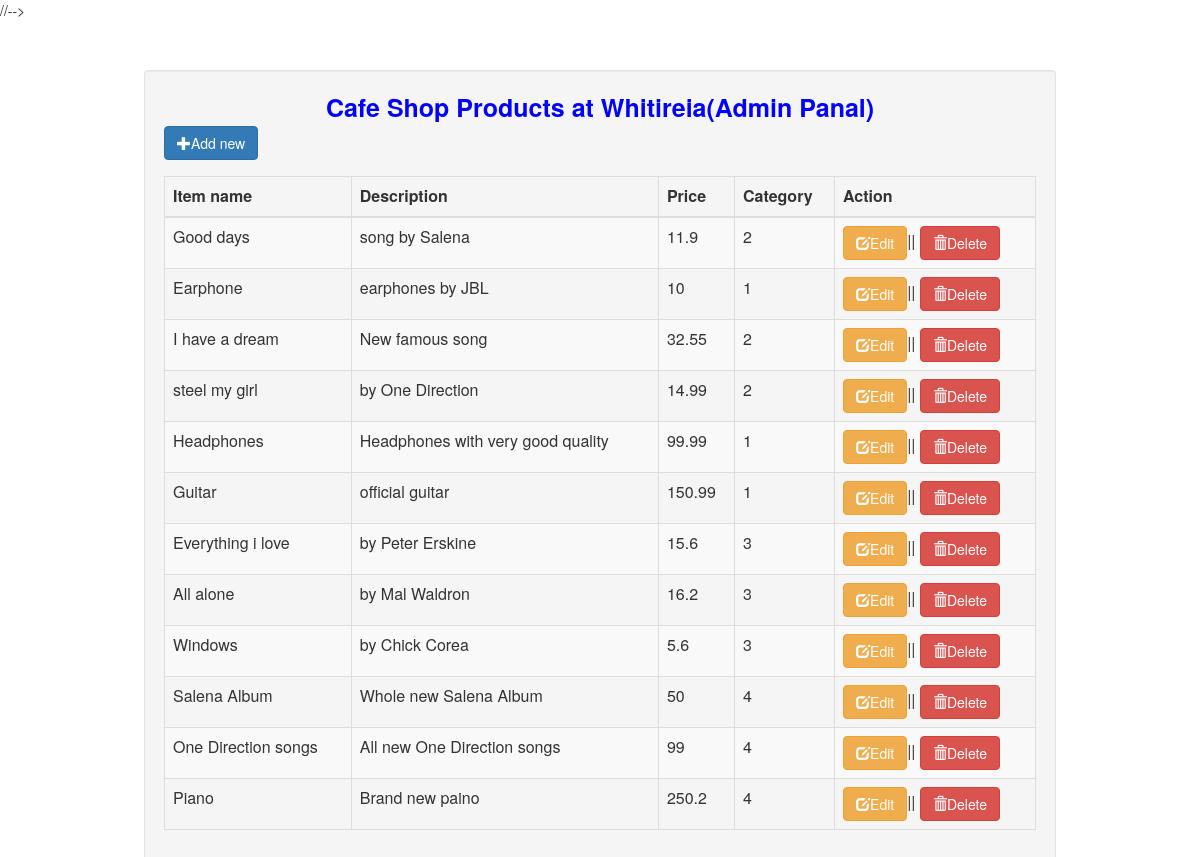
The app's page /htdocs/Admin/index.php with its own data.
### tables this page shows
CREATE TABLE `tblproduct` (
  `ID` int(11) NOT NULL,
  `Name` varchar(50) NOT NULL,
  `Description` varchar(50) NOT NULL,
  `Code` int(11) NOT NULL,
  `Image` varchar(100) NOT NULL,
  `Price` double NOT NULL,
  `ct_ID` int(11) NOT NULL
);

CREATE TABLE `tbl_category` (
  `ct_ID` int(11) NOT NULL,
  `ct_Name` varchar(50) NOT NULL
);

### htdocs/Admin/index.php (the view, shortened to what this page needs)
<?php
require_once("inc/db_connection.php");
?>
<!DOCTYPE html>
<html>
<head>
	<link rel="stylesheet" href="http://maxcdn.bootstrapcdn.com/bootstrap/3.3.6/css/bootstrap.min.css"/>
</head>
<body>
	<div class="container">
		<div style="height: 50px;"></div>
		<div class="well" style="margin: auto; padding: auto;width: 80%; ">
			<span style="font-size: 25px; color: blue"><center><strong>Cafe Shop Products at Whitireia(Admin Panal)</strong></center></span>
			<span class="pull-left"><a href="#addnew" data-toggle="modal" class="btn btn-primary"><span class="glyphicon glyphicon-plus"></span>Add new</a></span>
			<div style="height: 50px;"></div>
			<table class="table table-striped table-bordered table-hover">
				<thead>
					<th>Item name</th>
					<th>Description</th>
					<th>Price</th>
					<th>Category</th>
					<th>Action</th>
				</thead>
				<tbody>
					<?php
					global $conn;
					$query=mysqli_query($conn,"Select* from tblproduct inner JOIN tbl_category ON tblproduct.ct_ID =tbl_category.ct_ID");
					while($row=mysqli_fetch_array($query)){
						?>
						<tr>
							<td><?php echo $row['Name'];?></td>
							<td><?php echo $row['Description'];?></td>
							<td><?php echo $row['Price'];?></td>
							<td><?php echo $row['ct_ID'];?></td>
							<td>
								<a href="#edit<?php echo $row['ID'];?>" data-toggle="modal" class="btn btn-warning"><span class="glyphicon glyphicon-edit"></span>Edit</a>||
								<a href="#del<?php echo $row['ID'];?>" data-toggle="modal" class="btn btn-danger"><span class="glyphicon glyphicon-trash"></span>Delete</a>
							</td>
						</tr>
						<?php
					}
					?>
				</tbody>
			</table>
		</div>
		<?php include('Add_modal.php');
		?>
</body>
</html>

### htdocs/Admin/Add_modal.php (shortened to what this page needs)
</div>

### records on screen
tblproduct: Name "Good days", Description "song by Salena", Price "11.9", ct_ID.ct_ID "2"
tblproduct: Name "Earphone", Description "earphones by JBL", Price "10", ct_ID.ct_ID "1"
tblproduct: Name "I have a dream", Description "New famous song", Price "32.55", ct_ID.ct_ID "2"
tblproduct: Name "steel my girl", Description "by One Direction", Price "14.99", ct_ID.ct_ID "2"
tblproduct: Name "Headphones", Description "Headphones with very good quality", Price "99.99", ct_ID.ct_ID "1"
tblproduct: Name "Guitar", Description "official guitar", Price "150.99", ct_ID.ct_ID "1"
tblproduct: Name "Everything i love", Description "by Peter Erskine", Price "15.6", ct_ID.ct_ID "3"
tblproduct: Name "All alone", Description "by Mal Waldron", Price "16.2", ct_ID.ct_ID "3"
tblproduct: Name "Windows", Description "by Chick Corea", Price "5.6", ct_ID.ct_ID "3"
tblproduct: Name "Salena Album", Description "Whole new Salena Album", Price "50", ct_ID.ct_ID "4"
tblproduct: Name "One Direction songs", Description "All new One Direction songs", Price "99", ct_ID.ct_ID "4"
tblproduct: Name "Piano", Description "Brand new paino", Price "250.2", ct_ID.ct_ID "4"
